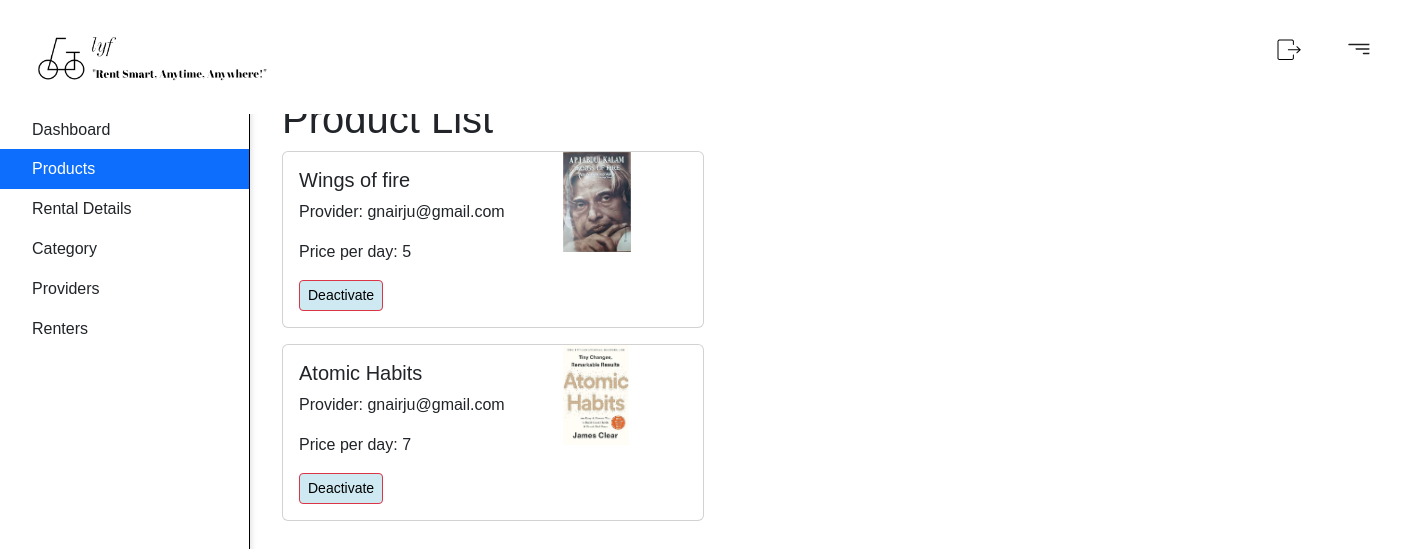
The page /adminProducts (signed in) on the database as committed earlier.
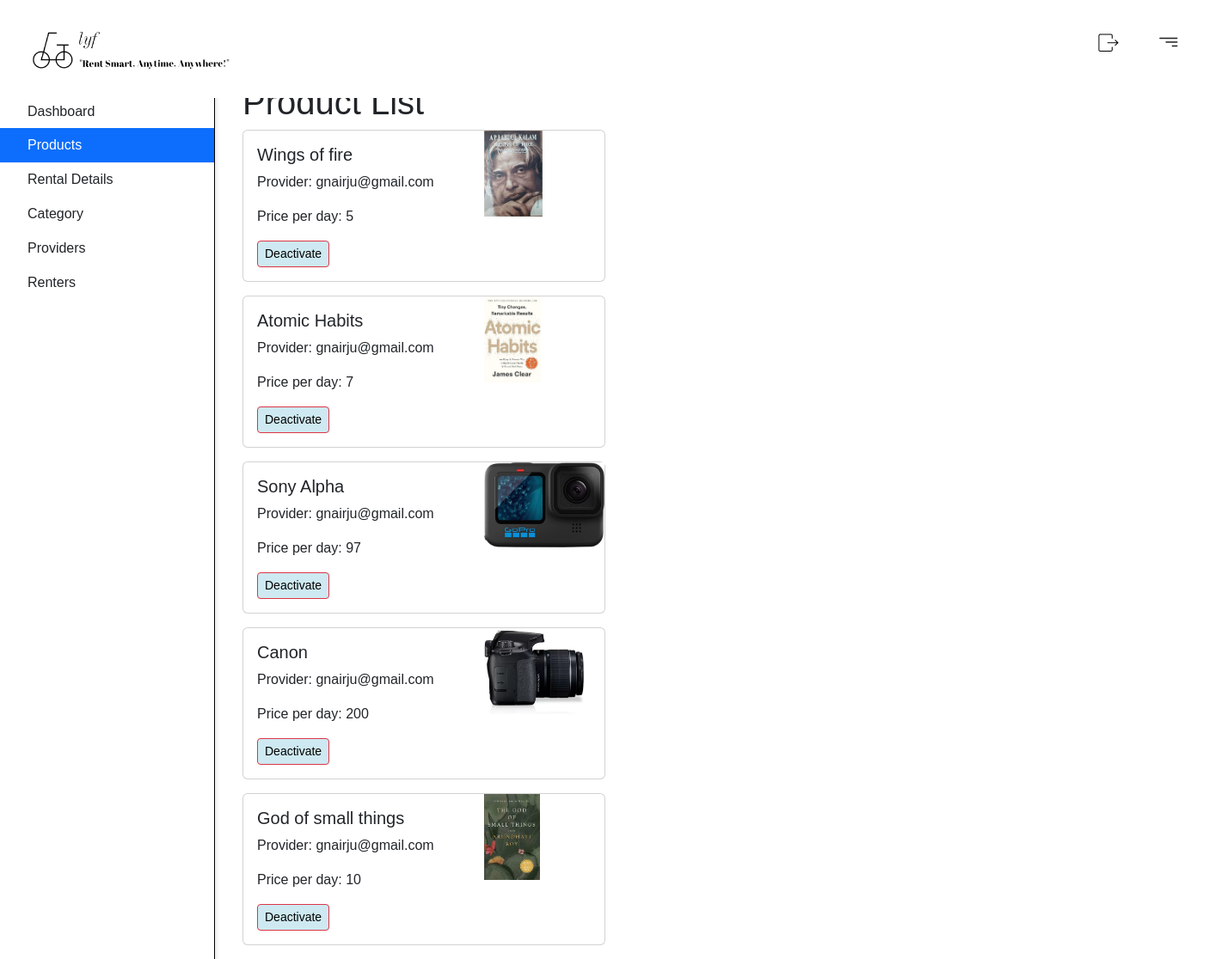
The same page on the database as committed later.
### adminPanel/models.py (models this page shows, shortened)
class Product(models.Model):
    user = models.ForeignKey(CustomUser, related_name='products', on_delete=models.CASCADE)
    category=models.ForeignKey(Categories, related_name='products',on_delete=models.CASCADE)
    title  = models.CharField(max_length=50)
    description = models.TextField(blank=True)
    price=models.IntegerField()
    quantity=models.PositiveIntegerField()
    image=models.ImageField(upload_to='uploads/product_images/',blank=True,null=True)
    pincodePro=models.CharField(max_length=20)
    created_at=models.DateTimeField(auto_now_add=True)
    updated_at=models.DateTimeField(auto_now=True)
    is_active = models.BooleanField(default=False)

### user/models.py (models this page shows, shortened)
class CustomUser(AbstractBaseUser, PermissionsMixin):
    phone_number_validator = RegexValidator(
        regex=r'^\d{1,15}$',  # This regex allows 1 to 15 digits
        message='Phone number must contain only digits.',
        code='invalid_phone_number'
    )
    email = models.EmailField(unique=True)
    first_name = models.CharField(max_length=30)
    last_name = models.CharField(max_length=30,null=True)
    phone_number = models.CharField(
        max_length=15,
        blank=True,
        null=True,
        validators=[phone_number_validator]
    )
    is_active = models.BooleanField(default=True)
    is_staff = models.BooleanField(default=False)
    date_joined = models.DateTimeField(default=timezone.now)
    objects = CustomUserManager()
    USERNAME_FIELD = 'email'
    REQUIRED_FIELDS = ['first_name', 'last_name','phone_number']
    class Meta:
        verbose_name = 'User'
        verbose_name_plural = 'Users'

### adminPanel/views.py (the view)
# urls.py: path('adminProducts',views.adminProducts,name='adminProducts'),
@login_required(login_url='user:perform_login')
def adminProducts(request):
    products=Product.objects.all()
    return render(request, 'adminPanel/adminProducts.html',{'products': products})

### templates/adminPanel/adminProducts.html (shortened to what this page needs)
{% extends 'adminPanel/adminPanel.html' %}
{% block content %}
<div id="sidebarMenu" class="sidebar bg-white">
    <div class="position-sticky">
        <div class="list-group list-group-flush">
            <a href="{% url 'adminPanel:adminPanel' %}" class="list-group-item list-group-item-action py-2 ripple">
                <span>Dashboard</span>
            </a>
            <a href="{% url 'adminPanel:adminProducts' %}" class="list-group-item list-group-item-action py-2 ripple active">
                <span>Products</span>
            </a>
            <a href="#" class="list-group-item list-group-item-action py-2 ripple">
                <span>Rental Details</span>
            </a>
            <a href="{% url 'adminPanel:adminCategory' %}" class="list-group-item list-group-item-action py-2 ripple">
                <span>Category</span>
            </a>
            <a href="{% url 'adminPanel:providerList' %}" class="list-group-item list-group-item-action py-2 ripple">
                <span>Providers</span>
            </a>
            <a href="{% url 'adminPanel:renterList' %}" class="list-group-item list-group-item-action py-2 ripple ">
                <span>Renters</span>
            </a>
        </div>
    </div>
</div>
<div id="content" class="container" style="margin-top: 15px;">
</div>
<div class="container mt-4" style="margin-left: 270px;">
    <h1 class="text-2xl">Product List</h1>
    {% if products %}
        {% for product in products %}
            <div class="card mb-3">
                <div class="row g-0">
                    <div class="col-md-8">
                        <div class="card-body">
                            <h5 class="card-title">{{ product.title }}</h5>
                            <p class="card-text">Provider: {{ product.user }}</p>
                            <p class="card-text">Price per day: {{ product.price }}</p>
                            <form method="post" action="{% url 'adminPanel:activeDeactiveProducts' product.id %}" class="d-inline">
                                {% if product.is_active %}
                                    <button type="submit" class="btn btn-danger btn-sm">Deactivate</button>
                                {% else %}
                                    <button type="submit" class="btn btn-success btn-sm">Activate</button>
                                {% endif %}
                            </form>
                        </div>
                    </div>
                    <div class="col-md-4">
                        <img src="{{ product.image.url }}" alt="{{ product.title }}" class="img-fluid" style="max-height: 100px;">
                    </div>
                </div>
            </div>
        {% endfor %}
    {% else %}
        <div class="alert alert-info mt-4">
            No products found.
        </div>
    {% endif %}
</div>
{% endblock %}

### templates/adminPanel/adminPanel.html (shortened to what this page needs)
{% load static %}
<!DOCTYPE html>
<html lang="en">
<head>
    <link href="https://cdn.jsdelivr.net/npm/bootstrap@5.3.0/dist/css/bootstrap.min.css" rel="stylesheet" >
    <link rel="stylesheet" type="text/css" href="{% static 'style.css' %}">
</head>
<body>
    <nav>
        <div class="nav-left">
            <a href=""><img src="{% static 'image/logo.png' %}" class="logo"></a>
        </div>
        <div class="nav-right">
            <ul>
                <li><a href="{%url 'user:perform_logout' %}"><img src="{% static 'image/logout.jpg' %}"></a></li>
                <li><a href=""><img src="{% static 'image/FilterRight.jpg' %}"></a></li>
            </ul>
        </div>
    </nav>
    {% block content %}{% endblock %}
</body>
</html>

### staticfields/style.css (style rules this page uses)
* { font-family: 'poppins',sans-serif; margin: 0; padding: 0; box-sizing: border-box; }
body { background: #ffffff; }
nav { display: flex; align-items: center; justify-content: space-between; background: #ffffff; padding: 5px 5% ; position: sticky; top: 2px; z-index: 100; }
.btn { color: black; background-color: #cee9f1; }
.logo { width: 250px; height: auto; margin-right: 40px; transition: transform 0.8s; }
.nav-left, .nav-right { display: flex; align-items: center; }
.nav-right ul li { list-style: none; display: inline-block; padding: 20px; color: black; }
a { text-decoration: none; color: black; }
.card { width: calc(33.33% - 10px); margin-bottom: 20px; box-sizing: border-box; }
.card:nth-child(3n) { margin-right: 0; }

### templates/adminPanel/adminPanel.html (style rules this page uses)
body { margin: 0; padding: 0; }
nav { background-color: #fff; padding: 10px; display: flex; justify-content: space-between; position: fixed; width: 100%; z-index: 1000; }
.nav-left { margin-left: 20px; }
.nav-right { margin-right: 20px; }
#sidebarMenu { width: 250px; position: fixed; top: 0; left: 0; height: 100%; overflow-y: auto; background-color: #fff; border-right: 1px solid #000000; padding-top: 56px; margin-top: 50px; }
.list-group-item { border: none; cursor: pointer; }
.active { background-color: #9cc4f0; color: #fff; }
#content { margin-left: 250px; padding-top: 56px; }
#sidebarMenu { width: 250px; position: fixed; top: 0; left: 0; height: 100%; overflow-y: auto; background-color: #fff; border-right: 1px solid #000000; border-top: 4px solid #007bff; box-shadow: 2px 0px 5px rgba(0, 0, 0, 0.1); padding-top: 56px; margin-top: 50px; }

Rows that differ between the two databases and show on the page:
added Product: title "Sony Alpha", user "gnairju@gmail.com", price "97", is_active "Deactivate", image (picture)
added Product: title "Canon", user "gnairju@gmail.com", price "200", is_active "Deactivate", image (picture)
added Product: title "God of small things", user "gnairju@gmail.com", price "10", is_active "Deactivate", image (picture)
